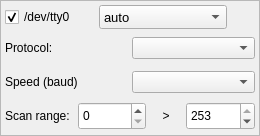
<?xml version="1.0" encoding="UTF-8"?>
<ui version="4.0">
 <class>widgetSerialScan</class>
 <widget class="QWidget" name="widgetSerialScan">
  <property name="geometry">
   <rect>
    <x>0</x>
    <y>0</y>
    <width>260</width>
    <height>136</height>
   </rect>
  </property>
  <layout class="QVBoxLayout" name="verticalLayout">
   <property name="spacing">
    <number>0</number>
   </property>
   <property name="leftMargin">
    <number>0</number>
   </property>
   <property name="topMargin">
    <number>0</number>
   </property>
   <property name="rightMargin">
    <number>0</number>
   </property>
   <property name="bottomMargin">
    <number>0</number>
   </property>
   <item>
    <widget class="QFrame" name="frame">
     <property name="frameShape">
      <enum>QFrame::StyledPanel</enum>
     </property>
     <property name="frameShadow">
      <enum>QFrame::Raised</enum>
     </property>
     <layout class="QVBoxLayout" name="verticalLayout_2">
      <property name="spacing">
       <number>4</number>
      </property>
      <property name="leftMargin">
       <number>4</number>
      </property>
      <property name="topMargin">
       <number>4</number>
      </property>
      <property name="rightMargin">
       <number>4</number>
      </property>
      <property name="bottomMargin">
       <number>4</number>
      </property>
      <item>
       <layout class="QHBoxLayout" name="layout">
        <property name="spacing">
         <number>4</number>
        </property>
        <item>
         <widget class="QCheckBox" name="portName">
          <property name="text">
           <string notr="true">/dev/tty0</string>
          </property>
          <property name="checked">
           <bool>true</bool>
          </property>
         </widget>
        </item>
        <item>
         <widget class="QComboBox" name="portMode">
          <property name="sizePolicy">
           <sizepolicy hsizetype="MinimumExpanding" vsizetype="Fixed">
            <horstretch>0</horstretch>
            <verstretch>0</verstretch>
           </sizepolicy>
          </property>
          <property name="minimumSize">
           <size>
            <width>80</width>
            <height>0</height>
           </size>
          </property>
          <property name="maximumSize">
           <size>
            <width>128</width>
            <height>24</height>
           </size>
          </property>
          <property name="font">
           <font>
            <pointsize>10</pointsize>
           </font>
          </property>
          <property name="toolTip">
           <string notr="true"/>
          </property>
          <property name="accessibleName">
           <string notr="true"/>
          </property>
          <item>
           <property name="text">
            <string>auto</string>
           </property>
          </item>
          <item>
           <property name="text">
            <string>manual</string>
           </property>
          </item>
          <item>
           <property name="text">
            <string>DXL v1 @ 1 Mb/s</string>
           </property>
          </item>
          <item>
           <property name="text">
            <string>DXL v1 @ 115.2 Kb/s</string>
           </property>
          </item>
          <item>
           <property name="text">
            <string>DXL v1 @ 57.6 Kb/s</string>
           </property>
          </item>
          <item>
           <property name="text">
            <string>DXL v2 @ 1 Mb/s</string>
           </property>
          </item>
          <item>
           <property name="text">
            <string>DXL v2 @ 115.2 Kb/s</string>
           </property>
          </item>
          <item>
           <property name="text">
            <string>DXL v2 @ 57.6 Kb/s</string>
           </property>
          </item>
          <item>
           <property name="text">
            <string>HKX @ 1 Mb/s</string>
           </property>
          </item>
          <item>
           <property name="text">
            <string>HKX @ 115.2 Kb/s</string>
           </property>
          </item>
          <item>
           <property name="text">
            <string>HKX @ 57.6 Kb/s</string>
           </property>
          </item>
         </widget>
        </item>
        <item>
         <widget class="QPushButton" name="portScanButton">
          <property name="minimumSize">
           <size>
            <width>24</width>
            <height>24</height>
           </size>
          </property>
          <property name="maximumSize">
           <size>
            <width>24</width>
            <height>24</height>
           </size>
          </property>
          <property name="accessibleName">
           <string notr="true"/>
          </property>
          <property name="text">
           <string/>
          </property>
          <property name="icon">
           <iconset resource="../resources/resources.qrc">
            <normaloff>:/icons/icons/emblem-ubuntuone-updating.svg</normaloff>:/icons/icons/emblem-ubuntuone-updating.svg</iconset>
          </property>
          <property name="iconSize">
           <size>
            <width>24</width>
            <height>24</height>
           </size>
          </property>
          <property name="flat">
           <bool>true</bool>
          </property>
         </widget>
        </item>
       </layout>
      </item>
      <item>
       <widget class="QWidget" name="wProtocol" native="true">
        <layout class="QHBoxLayout" name="horizontalLayout_2">
         <property name="spacing">
          <number>4</number>
         </property>
         <property name="leftMargin">
          <number>0</number>
         </property>
         <property name="topMargin">
          <number>0</number>
         </property>
         <property name="rightMargin">
          <number>0</number>
         </property>
         <property name="bottomMargin">
          <number>0</number>
         </property>
         <item>
          <widget class="QLabel" name="label_2">
           <property name="text">
            <string>Protocol:</string>
           </property>
          </widget>
         </item>
         <item>
          <widget class="ProtocolComboBox" name="comboBox_protocol"/>
         </item>
        </layout>
       </widget>
      </item>
      <item>
       <widget class="QWidget" name="wSpeed" native="true">
        <layout class="QHBoxLayout" name="horizontalLayout">
         <property name="spacing">
          <number>4</number>
         </property>
         <property name="leftMargin">
          <number>0</number>
         </property>
         <property name="topMargin">
          <number>0</number>
         </property>
         <property name="rightMargin">
          <number>0</number>
         </property>
         <property name="bottomMargin">
          <number>0</number>
         </property>
         <item>
          <widget class="QLabel" name="label_3">
           <property name="text">
            <string>Speed (baud)</string>
           </property>
          </widget>
         </item>
         <item>
          <widget class="BaudrateComboBox" name="comboBox_baudrate"/>
         </item>
        </layout>
       </widget>
      </item>
      <item>
       <widget class="QWidget" name="wRange" native="true">
        <layout class="QHBoxLayout" name="horizontalLayout_3">
         <property name="spacing">
          <number>4</number>
         </property>
         <property name="leftMargin">
          <number>0</number>
         </property>
         <property name="topMargin">
          <number>0</number>
         </property>
         <property name="rightMargin">
          <number>0</number>
         </property>
         <property name="bottomMargin">
          <number>0</number>
         </property>
         <item>
          <widget class="QLabel" name="label">
           <property name="text">
            <string>Scan range:</string>
           </property>
          </widget>
         </item>
         <item>
          <widget class="QSpinBox" name="rangeStart_spinBox">
           <property name="maximumSize">
            <size>
             <width>16777215</width>
             <height>28</height>
            </size>
           </property>
           <property name="toolTip">
            <string notr="true"/>
           </property>
           <property name="minimum">
            <number>0</number>
           </property>
           <property name="maximum">
            <number>252</number>
           </property>
           <property name="value">
            <number>0</number>
           </property>
          </widget>
         </item>
         <item>
          <widget class="QLabel" name="label_id_separator">
           <property name="maximumSize">
            <size>
             <width>32</width>
             <height>16777215</height>
            </size>
           </property>
           <property name="toolTip">
            <string notr="true"/>
           </property>
           <property name="accessibleName">
            <string notr="true"/>
           </property>
           <property name="text">
            <string> &gt; </string>
           </property>
           <property name="alignment">
            <set>Qt::AlignCenter</set>
           </property>
          </widget>
         </item>
         <item>
          <widget class="QSpinBox" name="rangeStop_spinBox">
           <property name="maximumSize">
            <size>
             <width>16777215</width>
             <height>28</height>
            </size>
           </property>
           <property name="toolTip">
            <string notr="true"/>
           </property>
           <property name="minimum">
            <number>1</number>
           </property>
           <property name="maximum">
            <number>253</number>
           </property>
           <property name="value">
            <number>253</number>
           </property>
          </widget>
         </item>
        </layout>
       </widget>
      </item>
     </layout>
    </widget>
   </item>
  </layout>
 </widget>
 <customwidgets>
  <customwidget>
   <class>ProtocolComboBox</class>
   <extends>QComboBox</extends>
   <header>src/protocolcombobox.h</header>
  </customwidget>
  <customwidget>
   <class>BaudrateComboBox</class>
   <extends>QComboBox</extends>
   <header>src/baudratecombobox.h</header>
  </customwidget>
 </customwidgets>
 <resources>
  <include location="../resources/resources.qrc"/>
 </resources>
 <connections/>
</ui>
